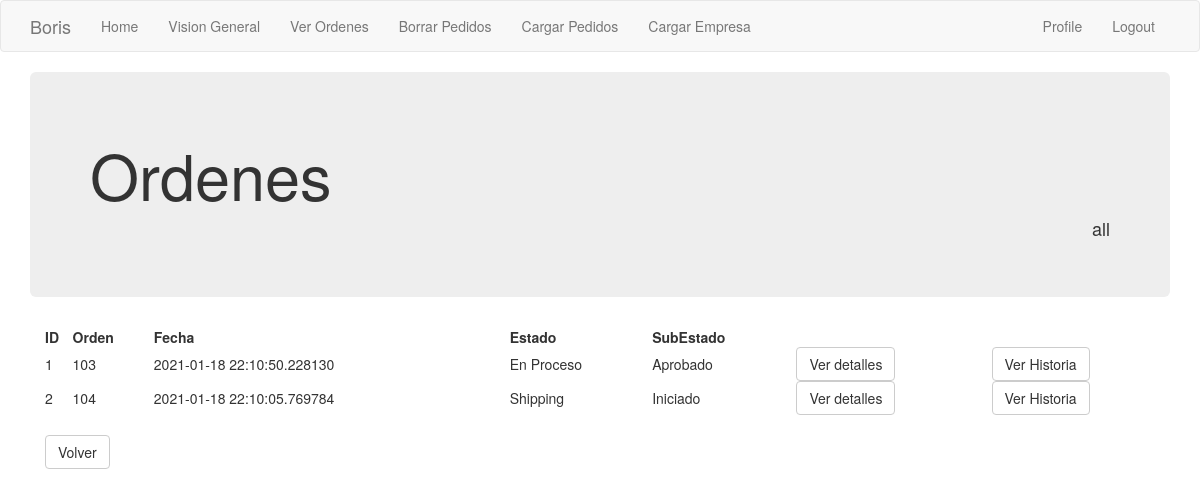
Page /ordenes/all (signed in) on the committed database.
### app/models.py (models this page shows, shortened)
class Order_header(db.Model):
    id = db.Column(db.Integer, primary_key=True)
    order_number = db.Column(db.Integer, index=True)
    order_id_anterior = db.Column(db.Integer)
    creation_date = db.Column(db.String(35), index=True)
    last_update_date = db.Column(db.String(35))
    payment_method = db.Column(db.String(10))
    payment_card = db.Column(db.String(10))
    courier_order_id = db.Column(db.String(64), index=True)
    status = db.Column(db.String(15))
    sub_status = db.Column(db.String(15))
    customer_address = db.Column(db.String(64))
    customer_number = db.Column(db.String(10))
    customer_floor = db.Column(db.String(10))
    customer_zipcode = db.Column(db.String(8))
    customer_locality = db.Column(db.String(64))
    customer_city = db.Column(db.String(64))
    customer_province = db.Column(db.String(64))
    customer_country = db.Column(db.String(64))
    detalle = db.relationship('Order_detail', backref='productos', lazy='dynamic')
    transaction = db.relationship('Transaction_log', backref='transaccion', lazy='dynamic')
    customer_id = db.Column(db.Integer, db.ForeignKey('customer.id'))
    store = db.Column(db.Integer, db.ForeignKey('company.store_id'))

### app/main/routes.py (the view)
@bp.route('/ordenes/<estado>', methods=['GET', 'POST'])
@login_required
def ver_ordenes(estado):
    if estado == 'all':
        ordenes =  Order_header.query.filter_by(store=current_user.store).all()
    else :
        ordenes = db.session.query(Order_header).filter((Order_header.store == current_user.store)).filter((Order_header.status == estado))
    return render_template('ordenes.html', title='Ordenes', ordenes=ordenes, estado=estado)

### app/main/routes.py (called while the page is built)
@bp.before_app_request
def before_request():
    if current_user.is_authenticated:
        current_user.last_seen = datetime.utcnow()
        db.session.commit()

### app/models.py (called while the page is built)
@login.user_loader
def load_user(id):
    return User.query.get(int(id))

### app/templates/ordenes.html
{% extends "base.html" %}
{% block app_content %}
<div class='jumbotron'>
    <h1> Ordenes</h1>
    <h4 class="text-right"> {{ estado }}</h4>
</div>
    <div class='container'>
        <table style="width:100%">
            <tr>
                <th>ID</th>
                <th>Orden</th>
                <th>Fecha</th>
                <th>Estado</th>
                <th>SubEstado</th>
                <th></th>
            </tr>
            {% for i in ordenes %}
            <tr>
                <td>{{i['id']}}</td>
                <td>{{i['order_number']}}</td>
                <td>{{i['creation_date']}}</td>
                <td>{{i['status']}}</td>
                <td>{{i['sub_status']}}</td>
                <td><a href="{{ url_for('main.orden', orden_id = i['id']) }}">
                    <button class="btn btn-default"> Ver detalles </button></td>
                <td><a href="{{ url_for('main.historia_orden', orden_id = i['id']) }}">
                    <button class="btn btn-default"> Ver Historia </button></td>
            </tr>
            {% endfor %}
        </table>
        <br>
        <td><a href="{{ url_for('main.vision_general') }}">
            <button class="btn btn-default"> Volver </button></a>
        </td>
    </div>
{% endblock %}

### rows in the picture
Order_header: id "1", order_number "103", creation_date "2021-01-18 22:10:50.228130", status "En Proceso", sub_status "Aprobado"
Order_header: id "2", order_number "104", creation_date "2021-01-18 22:10:05.769784", status "Shipping", sub_status "Iniciado"

### other values in the picture
{{ 'Logout' }} "Logout"
{{ estado }} "all"
